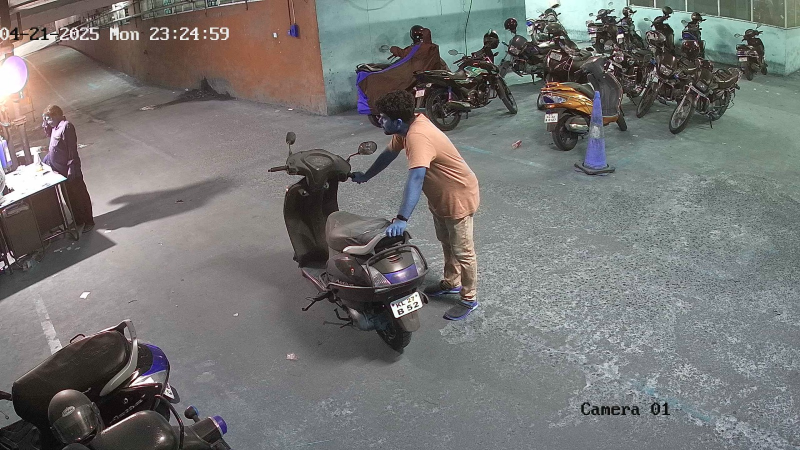
#> input picture training/python/plate_detect/nanodet/demos/images/123.jpeg, 1600 x 900 px, found by its file name (shown at 1/2 size); its folder holds only this picture in this run
$ python test_warp.py
#> lines starting #> are read from the running program, lines starting #| are printed output that depends on the picture
import numpy as np, cv2, math, random, os
from typing import Dict, Optional, Tuple
from PIL import Image, ImageOps

def get_flip_matrix(prob=0.5):
    F = np.eye(3)
    if random.random() < prob:
        F[0, 0] = -1
    return F


def get_perspective_matrix(perspective, width, height):
    """

    :param perspective:
    :return:
    """
    if perspective == 0:
        return np.eye(3)
    else:
        assert perspective >= 0.0 and perspective <= 0.5, f'perspective({perspective}) must be within [0, 0.5]'
        r = random.choice([1.0, -1.0])
        __offx = lambda: width*random.uniform(0.0,perspective) * r
        __offy = lambda: height*random.uniform(0.0,perspective) * r

        src = np.float32([
                [0, 0],
                [width - 1, 0],
                [width - 1, height - 1],
                [0, height - 1]])

        offsets = np.float32([[__offx(), __offy()],
                                [__offx(), __offy()],
                                [__offx(), __offy()],
                                [__offx(), __offy()]])

        dst = (src + offsets).astype(np.float32)

        H = cv2.getPerspectiveTransform(src, dst)

        return H


def get_2d_rotation_matrix(center, degree=0.0):
    """

    :param degree:
    :return:
    """
    R = np.eye(3)
    if degree != 0:
        a = random.uniform(-degree, degree)
        R[:2] = cv2.getRotationMatrix2D(angle=a, center=center, scale=1)
    return R

# [46 lines left out: function get_3d_rotation_matrix, not called in this run]


def get_scale_matrix(ratio=(1, 1)):
    """

    :param ratio:
    """
    Scl = np.eye(3)
    scale = random.uniform(*ratio)
    Scl[0, 0] *= scale
    Scl[1, 1] *= scale
    return Scl


def get_stretch_matrix(width_ratio=(1, 1), height_ratio=(1, 1)):
    """

    :param width_ratio:
    :param height_ratio:
    """
    Str = np.eye(3)
    Str[0, 0] *= random.uniform(*width_ratio)
    Str[1, 1] *= random.uniform(*height_ratio)
    return Str


def get_shear_matrix(degree=(0, 0)):
    """

    :param degree:
    :return:
    """
    assert len(degree) == 2, f'{degree} must be list of 2'
    Sh = np.eye(3)
    if degree[0] != 0:
        Sh[0, 1] = math.tan(
            random.uniform(-degree[0], degree[0]) * math.pi / 180
        )  # x shear (deg)
    if degree[1] != 0:
        Sh[1, 0] = math.tan(
            random.uniform(-degree[1], degree[1]) * math.pi / 180
        )  # y shear (deg)
    return Sh


# [32 lines left out: functions get_translate_matrix, get_minimum_dst_shape, not called in this run]

def translate(img, translate, border_reflect):
    height, width = img.shape[:2]
    return cv2.copyMakeBorder(
        img,
        top=int(random.uniform(0, translate)*height),
        bottom=int(random.uniform(0, translate)*height),
        left=int(random.uniform(0, translate)*width),
        right=int(random.uniform(0, translate)*width),
        borderType=cv2.BORDER_REFLECT if border_reflect else cv2.BORDER_CONSTANT,
        value=(0, 0, 0)
    )

def crop(img, ratio):
    height, width = img.shape[:2]
    return img[
        int(random.uniform(0, ratio)*height):height-int(random.uniform(0, ratio)*height),
        int(random.uniform(0, ratio)*width):width-int(random.uniform(0, ratio)*width),
        ...
    ]

class ShapeTransform:
    """Shape transforms including resize, random perspective, random scale,
    random stretch, random rotation, random shear, random translate,
    and random flip.

    Args:
        perspective: Random perspective factor.
        scale: Random scale ratio.
        stretch: Width and height stretch ratio range.
        rotation: Random rotate degree.
        shear: Random shear degree.
        translate: Random translate ratio.
        flip: Random flip probability.
    """

    def __init__(
        self,
        perspective: float = 0.0,
        scale: Tuple[int, int] = (1, 1),
        stretch: Tuple = ((1, 1), (1, 1)),
        rotation: float = 0.0,
        shear: float = (0, 0),
        translate: float = 0.0,
        flip: float = 0.0,
        crop: float = 0.0,
        border_reflect: bool = False,
        **kwargs
    ):
        self.perspective = perspective
        self.scale_ratio = scale
        self.stretch_ratio = stretch
        self.rotation_degree = rotation
        self.shear_degree = shear
        self.flip_prob = flip
        self.translate_ratio = translate
        self.crop_ratio = crop
        self.border_reflect = border_reflect

    def __call__(self, raw_img):
        height, width = raw_img.shape[:2]

        M = np.eye(3)

        P = get_perspective_matrix(self.perspective, width, height)
        M = P @ M

        Scl = get_scale_matrix(self.scale_ratio)
        M = Scl @ M

        Str = get_stretch_matrix(*self.stretch_ratio)
        M = Str @ M

        R = get_2d_rotation_matrix((width*0.5, height*0.5), self.rotation_degree)
        #R = get_3d_rotation_matrix(width, height, self.rotation_degree)
        M = R @ M

        Sh = get_shear_matrix(self.shear_degree)
        M = Sh @ M

        F = get_flip_matrix(self.flip_prob)
        M = F @ M

        #T = get_translate_matrix(self.translate_ratio, width, height)
        #M = T @ M

        img = self._perspective_warp(raw_img, M)
        img = translate(img, self.translate_ratio, self.border_reflect)
        img = crop(img, self.crop_ratio)
        return img

    # https://stackoverflow.com/a/59741739
    def _perspective_warp(self, image: np.ndarray, transform: np.ndarray) -> np.ndarray:
        h, w = image.shape[:2]
        corners_bef = np.float32([[0, 0], [w, 0], [w, h], [0, h]]).reshape(-1, 1, 2)
        corners_aft = cv2.perspectiveTransform(corners_bef, transform)
        xmin = math.floor(corners_aft[:, 0, 0].min())
        ymin = math.floor(corners_aft[:, 0, 1].min())
        xmax = math.ceil(corners_aft[:, 0, 0].max())
        ymax = math.ceil(corners_aft[:, 0, 1].max())
        translate = np.eye(3)
        translate[0, 2] = -xmin
        translate[1, 2] = -ymin
        corrected_transform = np.matmul(translate, transform)
        return cv2.warpPerspective(image, corrected_transform, (math.ceil(xmax - xmin), math.ceil(ymax - ymin)), borderValue=0,  borderMode=cv2.BORDER_CONSTANT)


def _augment(opt, img):

    from imgaug import augmenters as iaa
    sequence = []
    activate_fn = lambda: True # pick 1/4 only, otherwise tooo slow
    if activate_fn():
        sequence.append(iaa.GaussianBlur(sigma=tuple(opt.gaussian_blur)))
    if activate_fn():
        sequence.append(iaa.Multiply(mul=tuple(opt.multiply), per_channel=random.choice([True, False])))
    if activate_fn():
        sequence.append(iaa.MultiplyHue(mul=tuple(opt.multiply_hue)))
    if activate_fn():
        sequence.append(iaa.MultiplySaturation(mul=tuple(opt.multiply_saturation)))
    if activate_fn():
        sequence.append(iaa.GammaContrast(gamma=tuple(opt.gamma_contrast), per_channel=random.choice([True, False])))
    if activate_fn():
        sequence.append(iaa.AdditiveGaussianNoise(scale=opt.additive_gaussian_noise, per_channel=random.choice([True, False])))

    # Apply transformation
    if len(sequence) > 0:
        transforms = iaa.Sequential(sequence, random_order=True)
        img = transforms(images=[img])[0]

    # Randomly inverse
    #if random.randint(0, 4) == 0:
    #    img = 255 - img

    return img

def resize(image:np.ndarray, target_size=(128,128), keep_aspect_ratio=False):
    if keep_aspect_ratio:
        tmp = ImageOps.contain(Image.fromarray(image, 'RGB'), target_size)
        img = Image.new(tmp.mode, target_size, 0)
        img.paste(tmp, (0, 0))
    else:
        img = Image.fromarray(image, 'RGB').resize(target_size)

    return np.array(img)

FOLDER_PATH = 'C:/Users/dmi83/Downloads/images'
IMAGE_EXTs = ['tif','png','jpg','jpeg','bmp']
list_images = lambda dir: np.array([os.path.join(dir, file) for file in os.listdir(dir) if file.split('.')[-1].lower() in IMAGE_EXTs or os.path.isdir(os.path.join(dir, file))])

if __name__ == '__main__':
    images = list_images(FOLDER_PATH)
    assert len(images) > 0, 'Folder is empty'
    transform = ShapeTransform(
        perspective=0.25,
        scale=(0.8, 1.2),
        stretch=((0.8, 1.2), (0.8, 1.2)),
        rotation=20.0,
        shear=(10.0, 10.0),
        translate=0.2,
        flip=0.0,
        crop=0.2
    )
    opt = type('obj', (object,), {
        'gaussian_blur': [0.0, 2.0],
        'multiply': [0.5, 1.2],
        'multiply_hue': [0.5, 1.2],
        'multiply_saturation': [0.5, 1.2],
        'gamma_contrast': [0.5, 2.0],
        'additive_gaussian_noise': 5.0,
        'salt': 0.02,
        'pepper': 0.02,
    })

    for path in images:
        print(f'Processing {path}...')
        image_orig = cv2.imread(path, cv2.IMREAD_COLOR_RGB)
#> image_orig is the input picture: shape (900, 1600, 3); mean B, G, R 115.4, 116.9, 117.6
        image_trans = transform(_augment(opt, image_orig))
#> in __call__, `height, width = raw_img.shape[:2]`: height = 900; width = 1600
#> in get_perspective_matrix, `src = np.float32([ [0, 0], [width - 1, 0], [width - 1, height - 1], [0..`: src = [[0, 0], [1599, 0], [1599, 899], [0, 899]]
#> in get_perspective_matrix, `dst = (src + offsets).astype(np.float32)`: dst = [[-386.2, -109.3], [1231.7, -186.7], [1211.9, 818.4], [-356.7, 849.9]]
#> in get_perspective_matrix, `H = cv2.getPerspectiveTransform(src, dst)`: H = [[0.977, 0.0206, -386.2], [-0.0432, 1.1, -109.3], [-2.8e-05, 3.44e-05, 1]]
#> in __call__, `P = get_perspective_matrix(self.perspective, width, height)`: P has the same summary as H in get_perspective_matrix
#> in __call__, `M = P @ M`: M has the same summary as H in get_perspective_matrix
#> in __call__, `M = Scl @ M`: M = [[0.836, 0.0176, -330.5], [-0.0369, 0.938, -93.56], [-2.8e-05, 3.44e-05, 1]]
#> in __call__, `M = Str @ M`: M = [[0.716, 0.0151, -282.8], [-0.031, 0.786, -78.4], [-2.8e-05, 3.44e-05, 1]]
#> in __call__, `R = get_2d_rotation_matrix((width*0.5, height*0.5), self.rotation_degr..`: R = [[0.978, 0.208, -75.96], [-0.208, 0.978, 175.8], [0, 0, 1]]
#> in __call__, `M = R @ M`: M = [[0.696, 0.175, -368.9], [-0.184, 0.772, 157.8], [-2.8e-05, 3.44e-05, 1]]
#> in __call__, `M = Sh @ M`: M = [[0.664, 0.308, -341.8], [-0.176, 0.774, 153.6], [-2.8e-05, 3.44e-05, 1]]
#> in _perspective_warp, `corners_aft = cv2.perspectiveTransform(corners_bef, transform)`: corners_aft = [[-341.8, 153.6], [755, -133.7], [1012.2, 576.7], [-62.87, 824.5]]
#> in _perspective_warp, `xmin = math.floor(corners_aft[:, 0, 0].min())`: xmin = -342
#> in _perspective_warp, `ymin = math.floor(corners_aft[:, 0, 1].min())`: ymin = -134
#> in _perspective_warp, `xmax = math.ceil(corners_aft[:, 0, 0].max())`: xmax = 1013
#> in _perspective_warp, `ymax = math.ceil(corners_aft[:, 0, 1].max())`: ymax = 825
#> in _perspective_warp, `corrected_transform = np.matmul(translate, transform)`: corrected_transform = [[0.655, 0.32, 0.184], [-0.18, 0.778, 287.6], [-2.8e-05, 3.44e-05, 1]]
#> in _perspective_warp, `return cv2.warpPerspective(image, corrected_transform, (math.ceil(xmax..`:
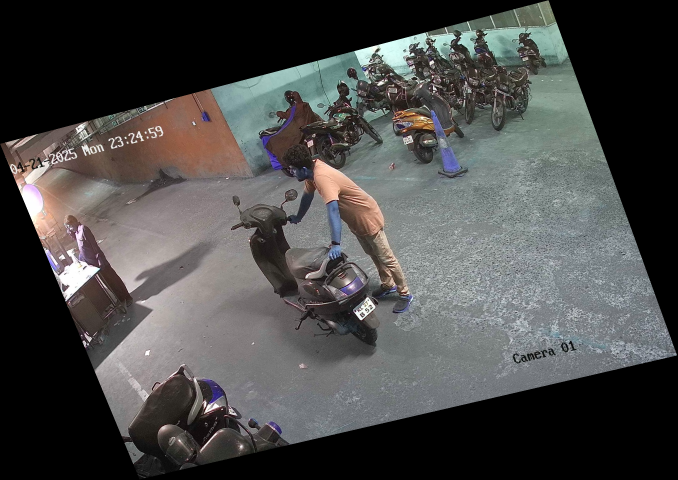
#> returned value: shape (959, 1355, 3) (shown at 1/2 size); mean of channels 0, 1, 2 73.1, 74.1, 74.4; drawn as B, G, R
#> in translate, `return cv2.copyMakeBorder( img, top=int(random.uniform(0, translate)*h..`:
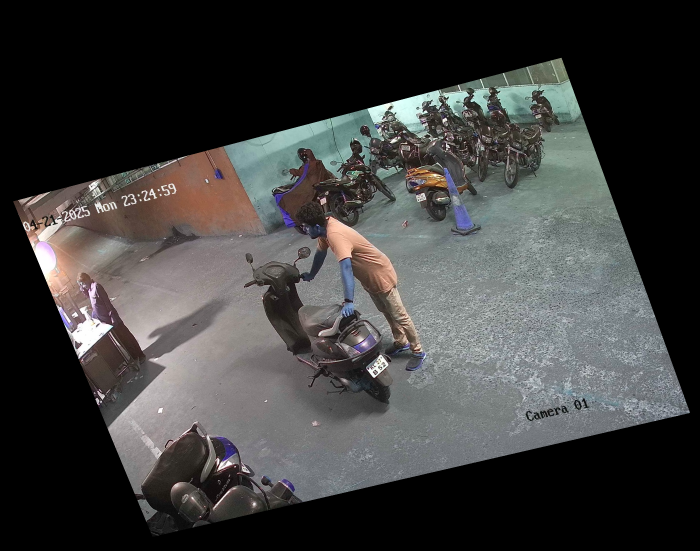
#> returned value: shape (1102, 1400, 3) (shown at 1/2 size); mean of channels 0, 1, 2 61.6, 62.4, 62.6; drawn as B, G, R
#> in crop, `return img[ int(random.uniform(0, ratio)*height):height-int(random.uni..`:
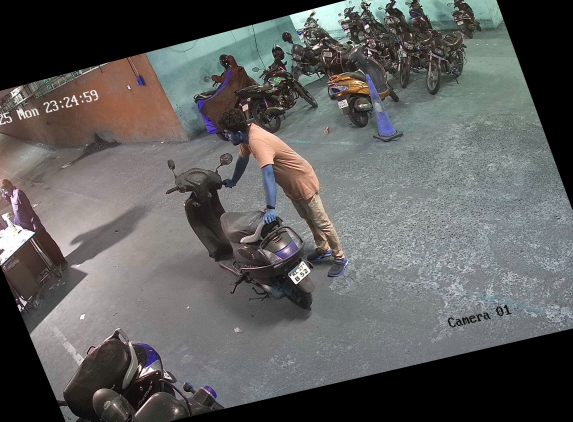
#> returned value: shape (843, 1145, 3) (shown at 1/2 size); mean of channels 0, 1, 2 92.5, 93.5, 93.6; drawn as B, G, R
        cv2.imshow(os.path.basename(path),
            cv2.cvtColor(np.concatenate((resize(image_orig, (128, 128)), resize(image_trans, (128, 128))), axis=1), cv2.COLOR_RGB2BGR)
        )
#> in resize, `img = Image.fromarray(image, 'RGB').resize(target_size)`:
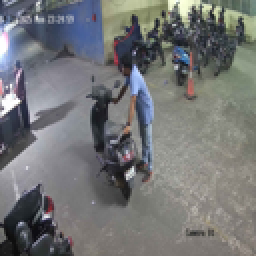
#> img: PIL image 128x128 RGB (shown 2 times larger); mean R, G, B 115.4, 116.9, 117.6
#> call 2 of resize, with target_size = (128, 128), keep_aspect_ratio = False
#> in resize (call 2), `img = Image.fromarray(image, 'RGB').resize(target_size)`:
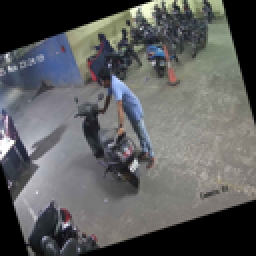
#> img: PIL image 128x128 RGB (shown 2 times larger); mean R, G, B 92.5, 93.6, 93.7
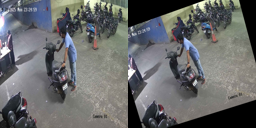
#> window '123.jpeg': shape (128, 256, 3); mean B, G, R 105.6, 105.2, 104
        cv2.waitKey(0)
        cv2.destroyWindow(os.path.basename(path))

    print('!! DONE !!')

$ run again, on training/python/plate_detect/nanodet/demos/images/alpr_1.55.250.118_1646317498189.jpg
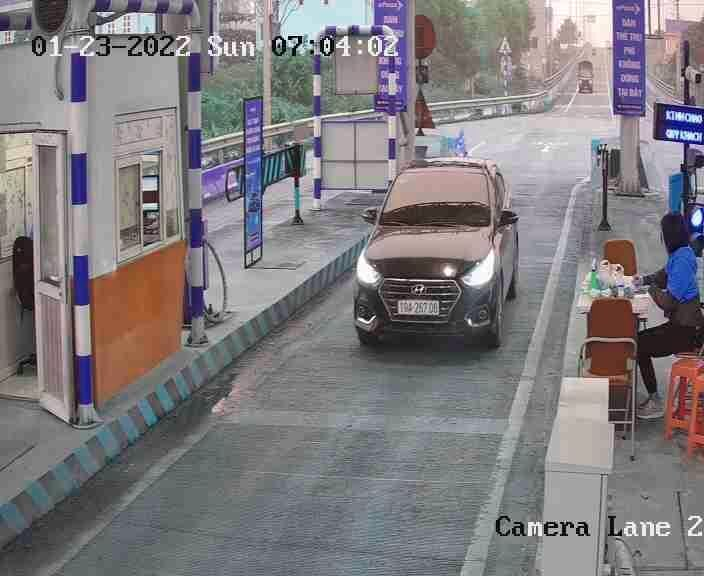
#> input picture training/python/plate_detect/nanodet/demos/images/alpr_1.55.250.118_1646317498189.jpg, 704 x 576 px, found by its file name
#> image_orig is the input picture: shape (576, 704, 3); mean B, G, R 126.9, 123.6, 127.6
#> in __call__, `height, width = raw_img.shape[:2]`: height = 576; width = 704
#> src = [[0, 0], [703, 0], [703, 575], [0, 575]]
#> dst = [[-169.9, -69.97], [541.4, -119.5], [532.7, 523.4], [-156.9, 543.5]]
#> H = [[0.977, 0.0142, -169.9], [-0.0628, 1.1, -69.97], [-6.37e-05, 5.38e-05, 1]]
#> P has the same summary as H in get_perspective_matrix
#> in __call__, `M = P @ M`: M has the same summary as H in get_perspective_matrix
#> in __call__, `M = Scl @ M`: M = [[0.836, 0.0121, -145.4], [-0.0538, 0.938, -59.88], [-6.37e-05, 5.38e-05, 1]]
#> in __call__, `M = Str @ M`: M = [[0.716, 0.0104, -124.5], [-0.0451, 0.786, -50.17], [-6.37e-05, 5.38e-05, 1]]
#> R = [[0.978, 0.208, -52.1], [-0.208, 0.978, 79.31], [0, 0, 1]]
#> in __call__, `M = R @ M`: M = [[0.694, 0.17, -184.3], [-0.198, 0.771, 56.05], [-6.37e-05, 5.38e-05, 1]]
#> in __call__, `M = Sh @ M`: M = [[0.66, 0.303, -174.6], [-0.19, 0.773, 53.96], [-6.37e-05, 5.38e-05, 1]]
#> corners_aft = [[-174.6, 53.96], [303.8, -83.38], [471.2, 370.7], [-0.174, 484.2]]
#> xmin = -175
#> ymin = -84
#> xmax = 472
#> ymax = 485
#> corrected_transform = [[0.649, 0.312, 0.374], [-0.195, 0.777, 138], [-6.37e-05, 5.38e-05, 1]]
#> in resize (call 2), `img = Image.fromarray(image, 'RGB').resize(target_size)`:
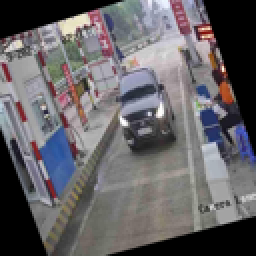
#> img: PIL image 128x128 RGB (shown 2 times larger); mean R, G, B 101.9, 99, 102.3
#> `cv2.imshow(os.path.basename(path), cv2.cvtColor(np.concatenate((resize..`:
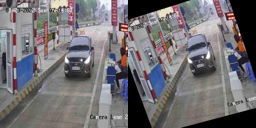
#> window 'alpr_1.55.250.118_164631749818': shape (128, 256, 3); mean B, G, R 115, 111.3, 114.4

$ run again, on training/python/plate_detect/nanodet/demos/images/alpr_14.162.144.76_1652169432823.jpg
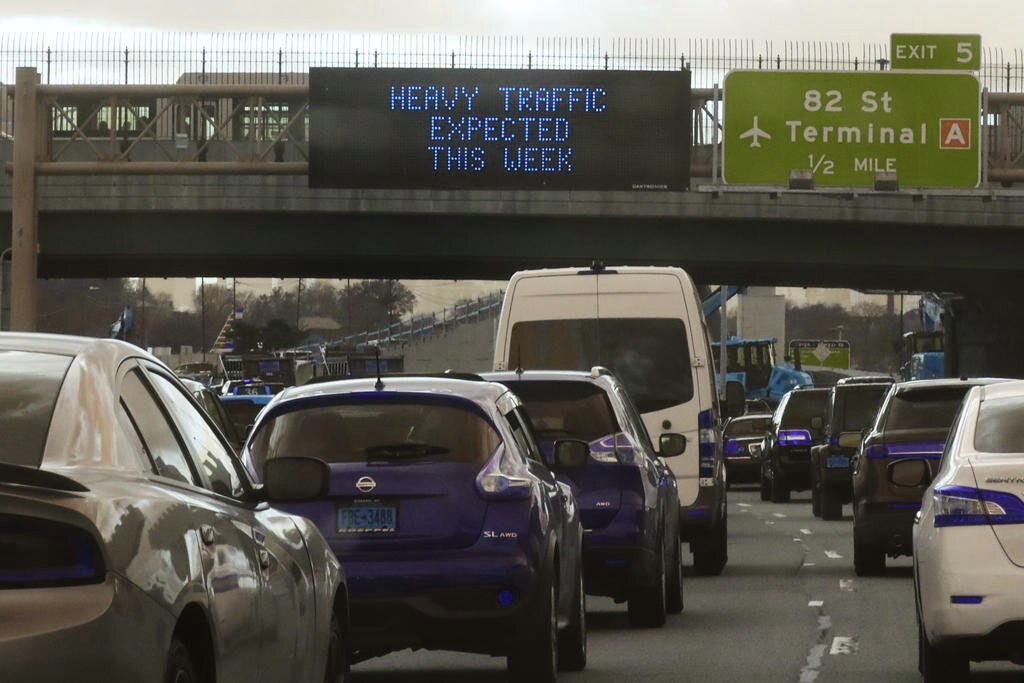
#> input picture training/python/plate_detect/nanodet/demos/images/alpr_14.162.144.76_1652169432823.jpg, 1024 x 683 px, found by its file name
#> image_orig is the input picture: shape (683, 1024, 3); mean B, G, R 80.9, 89.3, 91.2
#> in __call__, `height, width = raw_img.shape[:2]`: height = 683; width = 1024
#> src = [[0, 0], [1023, 0], [1023, 682], [0, 682]]
#> dst = [[-247.2, -82.97], [787.9, -141.7], [775.2, 620.9], [-228.3, 644.7]]
#> H = [[0.977, 0.0174, -247.2], [-0.0512, 1.1, -82.97], [-4.38e-05, 4.53e-05, 1]]
#> P has the same summary as H in get_perspective_matrix
#> in __call__, `M = P @ M`: M has the same summary as H in get_perspective_matrix
#> in __call__, `M = Scl @ M`: M = [[0.836, 0.0149, -211.5], [-0.0438, 0.938, -71], [-4.38e-05, 4.53e-05, 1]]
#> in __call__, `M = Str @ M`: M = [[0.716, 0.0127, -181], [-0.0367, 0.786, -59.49], [-4.38e-05, 4.53e-05, 1]]
#> R = [[0.978, 0.208, -59.72], [-0.208, 0.978, 113.7], [0, 0, 1]]
#> in __call__, `M = R @ M`: M = [[0.695, 0.173, -249.1], [-0.189, 0.771, 93.04], [-4.38e-05, 4.53e-05, 1]]
#> in __call__, `M = Sh @ M`: M = [[0.663, 0.305, -233.2], [-0.182, 0.773, 90.21], [-4.38e-05, 4.53e-05, 1]]
#> corners_aft = [[-233.2, 90.21], [466.3, -100.2], [663.1, 438.6], [-23.9, 599.8]]
#> xmin = -234
#> ymin = -101
#> xmax = 664
#> ymax = 600
#> corrected_transform = [[0.652, 0.316, 0.836], [-0.186, 0.778, 191.2], [-4.38e-05, 4.53e-05, 1]]
#> in resize (call 2), `img = Image.fromarray(image, 'RGB').resize(target_size)`:
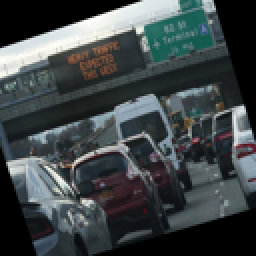
#> img: PIL image 128x128 RGB (shown 2 times larger); mean R, G, B 63.3, 70.1, 71.5
#> `cv2.imshow(os.path.basename(path), cv2.cvtColor(np.concatenate((resize..`:
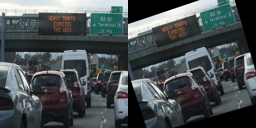
#> window 'alpr_14.162.144.76_16521694328': shape (128, 256, 3); mean B, G, R 81.4, 79.7, 72.1
